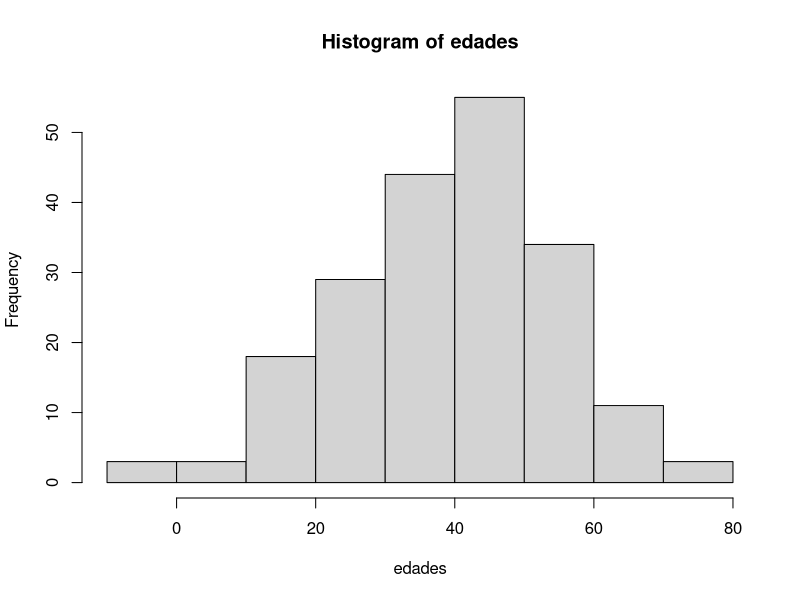
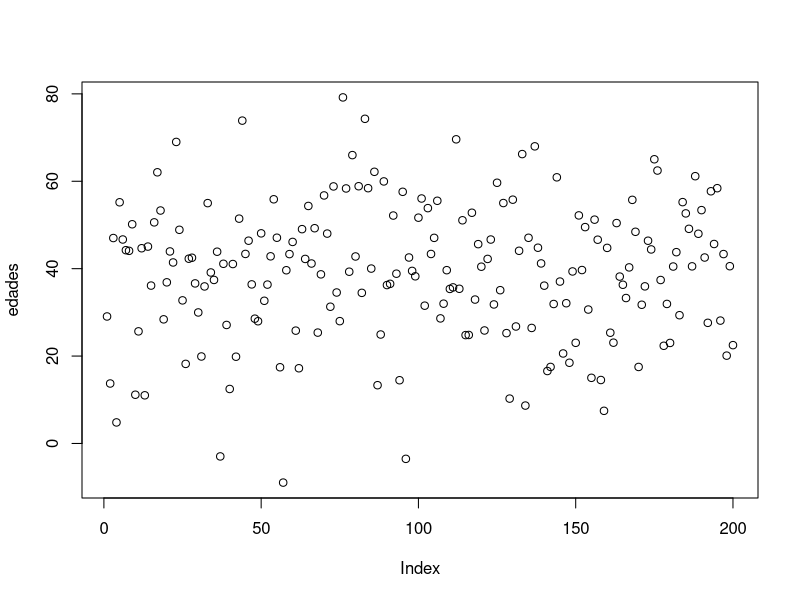
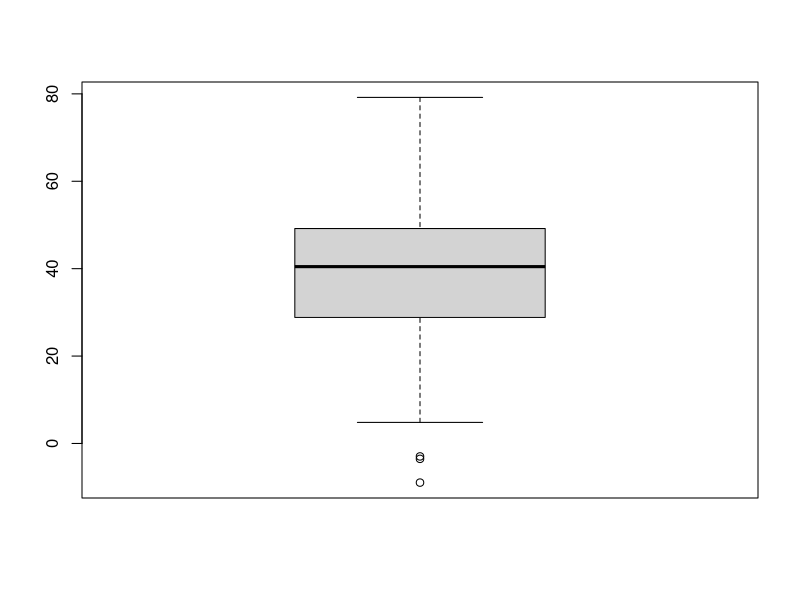
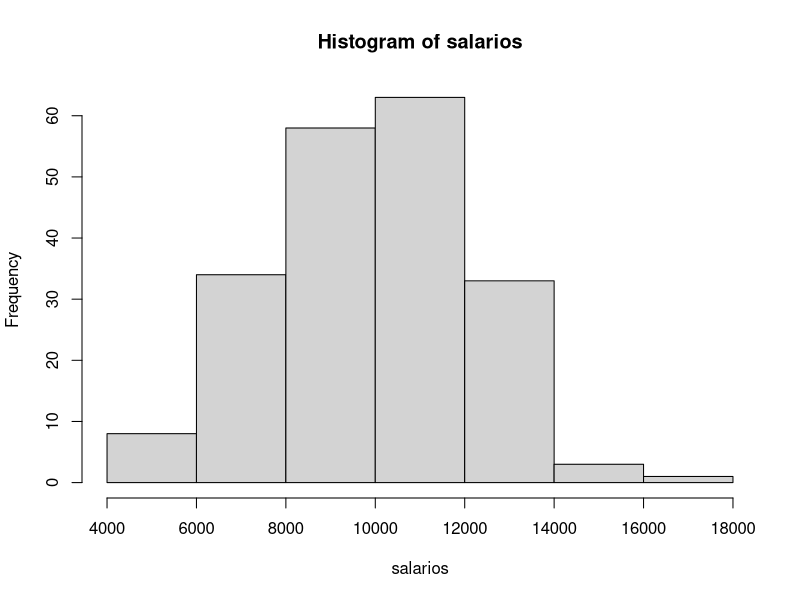
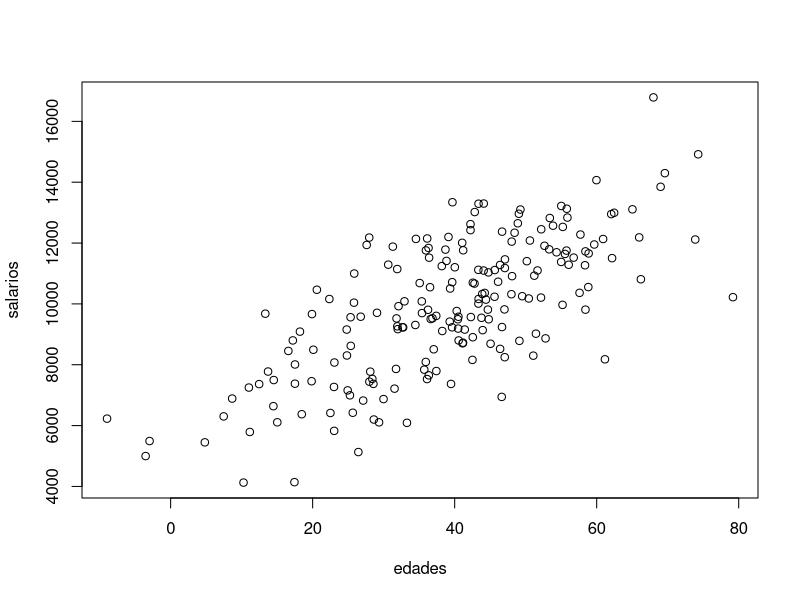
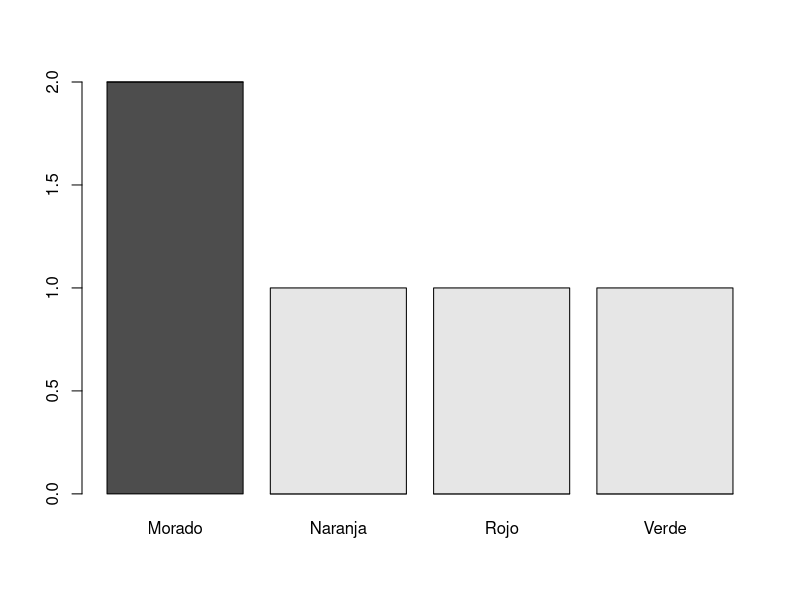

Reproduce these figures in R, in order.
# INTRODUCCIÓN A R -------
# Script: zero2hero 
# Instructor: BlankHall

# 1. VARIABLES
edad <- 24
nombre <- 'Jonatan'
apellido <- 'Blank'
email <- "blankhall@ciencias.unam.mx"
es_mujer <- FALSE
es_mexicano <- TRUE

# 2. OPERACIONES MATEMATICAS
x <- 100
y <- 10

#suma
x+y
#resta
x-y
#multiplicacion
x*y
#division
x/y
#potencia
2^{4}
x^{y}
#modulo
10%%3

# 3. OPERACIONES LOGICAS

#regla de la tricotomia
x <- 10
y <- 10

#mayor que
x > y
#menor que
x < y
#exactamente igual que
x == y

# 4. CONJUNTOS LOGICOS
edad <- 40
sexo <- 'M'

#or
edad > 18 | sexo == 'M'

#and
edad > 18 && sexo == 'M'

#ejemplo
usuario <- 'johnnybonny'
contraseña <- '1234'

usr_usuario <- 'johnnybonny'
usr_contraseña <- '1234'

usuario == usr_usuario && contraseña == usr_contraseña

# 5. CONDICIONALES
nombre <- 'Jonatan'
if(nombre == 'Jonatan'){
  print('Buenas tardes Jonatan')
}else{
  print('Tu no eres Jonatan')
}

if(usuario == usr_usuario && contraseña == usr_contraseña){
  print('Bienvenido :)')
}else{
  print('Usuario o Contraseña incorrectos')
}

# 6. VECTORES
#primer tipo de almacenamiento de datos
edades <- c(13:45)

n <- 4 
gauss <- c(1:n)
(n)*(n+1)/2
#suma de los valores
sum(gauss)
# cantidad de valores
length(gauss)
# valor maximo
max(gauss)
#valor minimo
min(gauss)
#comprobar existencia de un elemento
5 %in% gauss

# 7. CICLOS
for(i in 1:10){
  print(i)
}

amigos <- c('Pepe','Juan','Raul')

for(i in amigos){
  print(i)
}

dias <- c(1:10)
for(d in dias){
  y <- d^2
  print(y)
}

#ciclo for + condicional if
clientes <- c(19,21,17,16,19,20,30,21,60,65)

for(c in clientes){
  if(c > 17 && c < 61){
    print('Puedes Pasar!')
  }
  if(c < 18){
    print('No puedes pasar, eres muy joven')
  }
  if(c > 60){
    print('No puedes pasar, eres muy viejo')
  }
}

# 8. FUNCIONES
valores <- c(100,120,70,80,65,105,99)

sum(valores)

suma <- function(lista){
  s <- 0
  for(v in lista){
    s <- s+v
  }
  return(s)
}

suma(valores)
suma(c(10,10,10))

saludar <- function(nombre,apellido,edad){
  print(paste('Buenos días',nombre,apellido,'de',edad,'años de edad'))
}

saludar('Jonatan','Blank',24)

despedirse <- function(){
  print('Hasta luego')
}

despedirse()

# 9. Introducción a la estadística

#numeros aleatorios
media_teorica = 40
desviacion_teorica = 15

muestreo <- rnorm(200,mean=media_teorica,sd=desviacion_teorica)


media_estadistica <- mean(muestreo)
desviacion_estadistica <- sd(muestreo)

print(paste('Diferencia en media',abs(media_teorica-media_estadistica)))
print(paste('Diferencia en desviacion',abs(desviacion_teorica-desviacion_estadistica)))

#ejemplo poblacional
n = 200
edades <- rnorm(n,40,15)
summary(edades)

hist(edades,breaks=10)
plot(edades)
boxplot(edades)

# salario(edad) = 6000 + 100*edad + e
rel_salario <- function(edad){
  y = 6000 + 100*edad + rnorm(length(edad),0,1500)
  return(y)
}

salarios <- rel_salario(edades)
hist(salarios)

plot(edades,salarios)

# 10. LIBRERIAS EXTERNAS

#ggplot2
install.packages('ggplot2')
library(ggplot2)

#dplyr
install.packages('dplyr')
library(dplyr)

# 11. MI PRIMERA BASE DE DATOS

nombres <- c('Pepe','Juan','Pablo')
edades <- c(25,24,23)
sexo <- c('M','M','M')
salario <- c(10000,18000,6000)

AMIGOS <- data.frame(
  'nombre' = nombres,
  'edad' = edades,
  'sexo' = sexo,
  'salario' = salario
)

#NOMBRE DE LAS COLUMNAS
names(AMIGOS)

#CANTIDAD DE OBSERVACIONES
length(AMIGOS)

#DIMENSION DE LA BASE
dim(AMIGOS)

#ACCEDER A COLUMNA PARTICULAR
age <- AMIGOS$edad
age <- AMIGOS[['edad']]
age <- AMIGOS[,2]

sum(age)
mean(age)
sd(age)

#ACCEDER A UN RENGLON
AMIGOS[1,]

# EJEMPLO: Deseamos imprimir:
# Este es mi amigo jonatan, de 24 años de edad. 
# El es hombre y gana $300 pesos mensuales.
num_amigos <- dim(AMIGOS)[1]
for(i in 1:num_amigos){
  nom = AMIGOS[i,1]
  ed = AMIGOS[i,2]
  sex = AMIGOS[i,3]
  sal = AMIGOS[i,4]
  if(sex == 'M'){
    sexo_definido <- 'Hombre'
  }else{
    sexo_definido <- 'Mujer'
  }
  if(sal > 9000){
    print(paste('Este es mi amigo',nom,'de',ed,'años de edad.'))
    print(paste('El es',sexo_definido,'y gana $',sal,'mensuales'))
  }
}

#agregar nuevas columnas
color_favorito <- c('Verde','Naranja','Rojo')

AMIGOS['color favorito'] <- color_favorito

AMIGOS['mascota'] <- c(T,F,T)

#agregar nueva observacion
num_obs <- dim(AMIGOS)[1]
AMIGOS[num_obs+1,] <- c('Julieta',20,'F',14000,'Morado',T)
AMIGOS[num_obs+2,] <- c('Romina',25,'F',17000,'Morado',T)

#tipos de datos en dataframes
AMIGOS$sexo <- as.factor(AMIGOS$sexo)
AMIGOS$`color favorito` <- as.factor(AMIGOS$`color favorito`)
AMIGOS$mascota <- as.factor(AMIGOS$mascota)
AMIGOS$edad <- as.numeric(AMIGOS$edad)
AMIGOS$salario <- as.numeric(AMIGOS$salario)

barplot(table(AMIGOS$sexo,AMIGOS$`color favorito`))